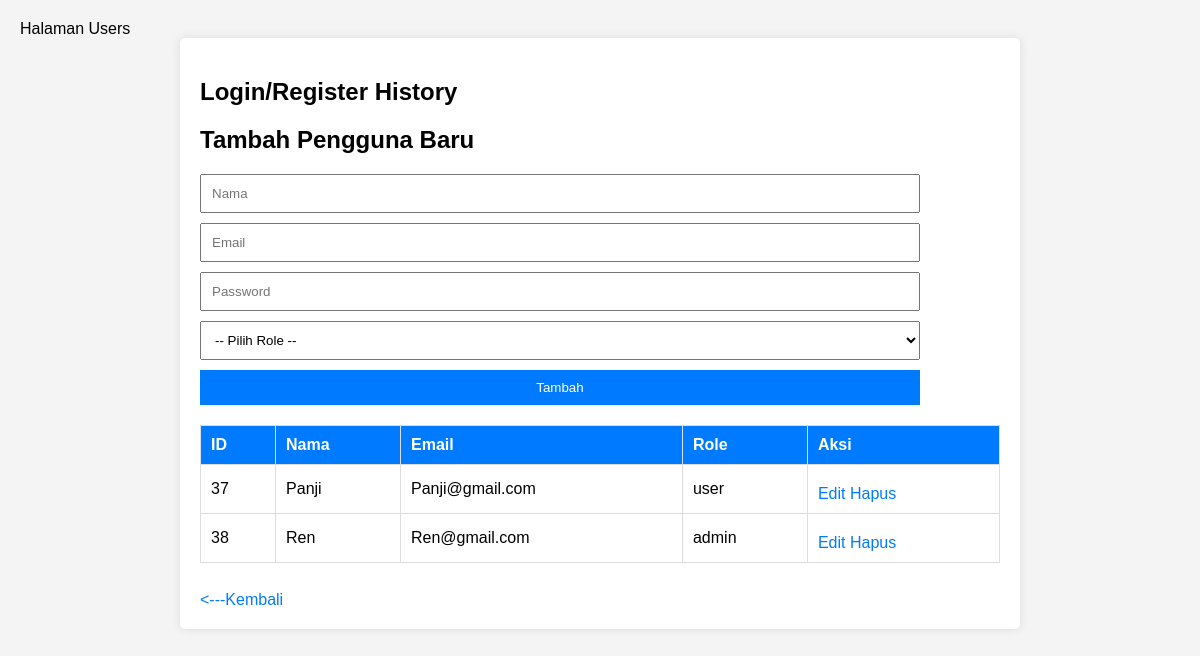
The app's page /crud/users.php with its own data.
### tables this page shows
CREATE TABLE `users` (
  `user_id` int(11) NOT NULL,
  `name` varchar(255) DEFAULT NULL,
  `email` varchar(255) DEFAULT NULL,
  `password` varchar(255) DEFAULT NULL,
  `role` varchar(10) NOT NULL DEFAULT 'user'
);

### crud/users.php (the view, shortened to what this page needs)
<?php include 'db.php'; ?>
<!DOCTYPE html>
<html>
<head>
    <link rel="stylesheet" type="text/css" href="crud.css">
</head>
<body>
    <div class="container">
        <h2>Login/Register History</h2>
<h2 class="section-title">Tambah Pengguna Baru</h2>
<form action="user_action.php" method="POST" class="user-form">
    <input type="text" name="name" placeholder="Nama" class="form-input" required>
    <input type="email" name="email" placeholder="Email" class="form-input" required>
    <input type="password" name="password" placeholder="Password" class="form-input" required>
    <select name="role" class="form-select" required>
        <option value="">-- Pilih Role --</option>
    </select>
    <button type="submit" class="form-button">Tambah</button>
</form>
      <table border="1">
    <tr><th>ID</th><th>Nama</th><th>Email</th><th>Role</th><th>Aksi</th></tr>
    <?php
    $result = $conn->query("SELECT * FROM users");
    while ($row = $result->fetch_assoc()) {
        echo "<tr>
                <td>{$row['user_id']}</td>
                <td>{$row['name']}</td>
                <td>{$row['email']}</td>
                <td>{$row['role']}</td>
                <td>
                    <a href='user_edit.php?user_id={$row['user_id']}'>Edit</a>
                    <a href='user_delete.php?id={$row['user_id']}' onclick='return confirm(\"Yakin ingin menghapus?\")'>Hapus</a>
                </td>
              </tr>";
    }
    ?>
</table>
        <br>
         <a href="../dashboard_admin/dashboard.php"><---Kembali</a>
    </div>
</body>
</html>

### crud/crud.css (style rules this page uses)
body { margin: 20px; padding: 0; background-color: #f4f4f4; font-family: 'Poppins', sans-serif; }
.container { max-width: 800px; margin: auto; background: white; padding: 20px; border-radius: 5px; box-shadow: 0px 0px 10px rgba(0, 0, 0, 0.1); }
table { width: 100%; border-collapse: collapse; margin-top: 20px; }
th, td { border: 1px solid #ddd; padding: 10px; text-align: left; }
th { background-color: #007bff; color: white; }
form input, form select, form button { display: block; width: 90%; margin: 10px 0; padding: 10px; }
form button { background-color: #007bff; color: white; border: none; cursor: pointer; }
a { display: inline-block; margin-top: 10px; text-decoration: none; color: #007bff; }

### records on screen
users: user_id "37", name "Panji", email "Panji@gmail.com", role "user"
users: user_id "38", name "Ren", email "Ren@gmail.com", role "admin"
